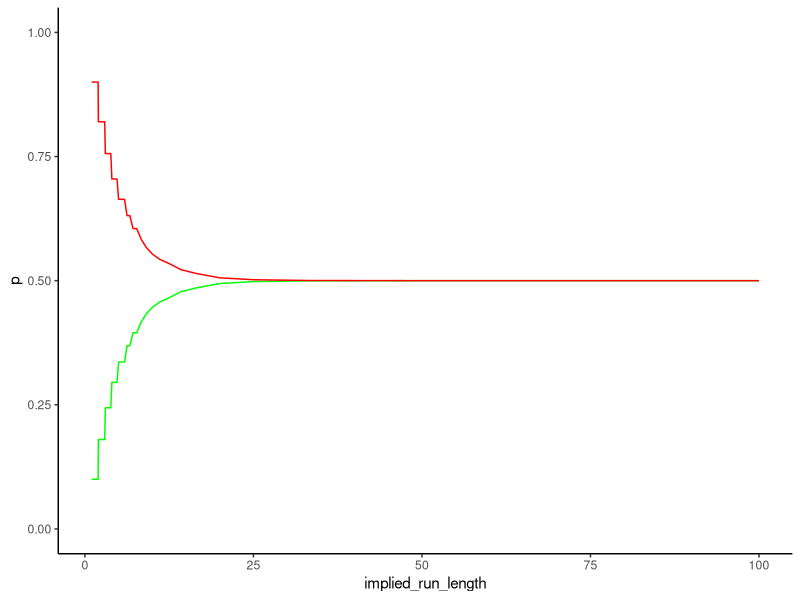
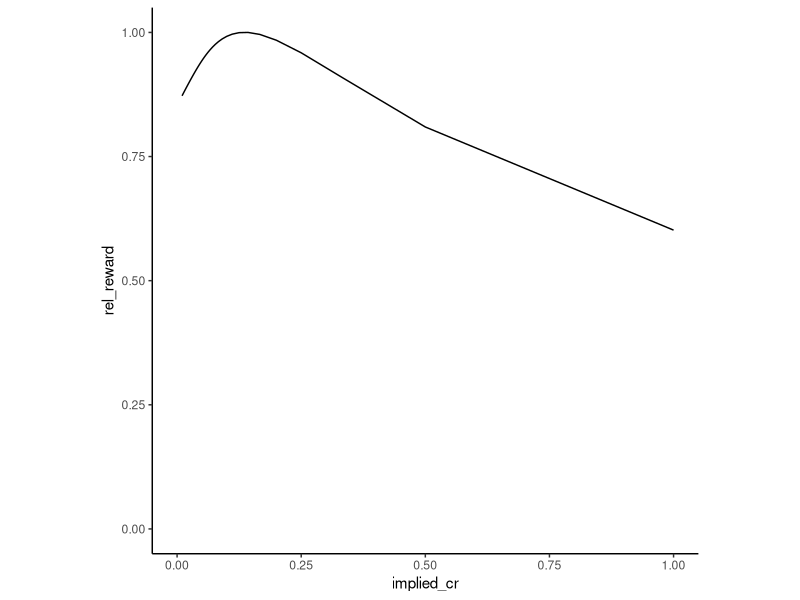
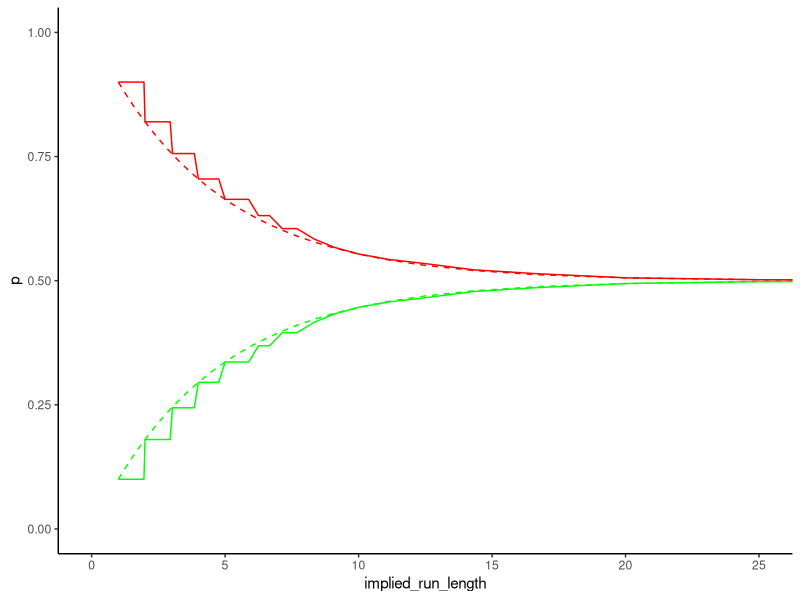
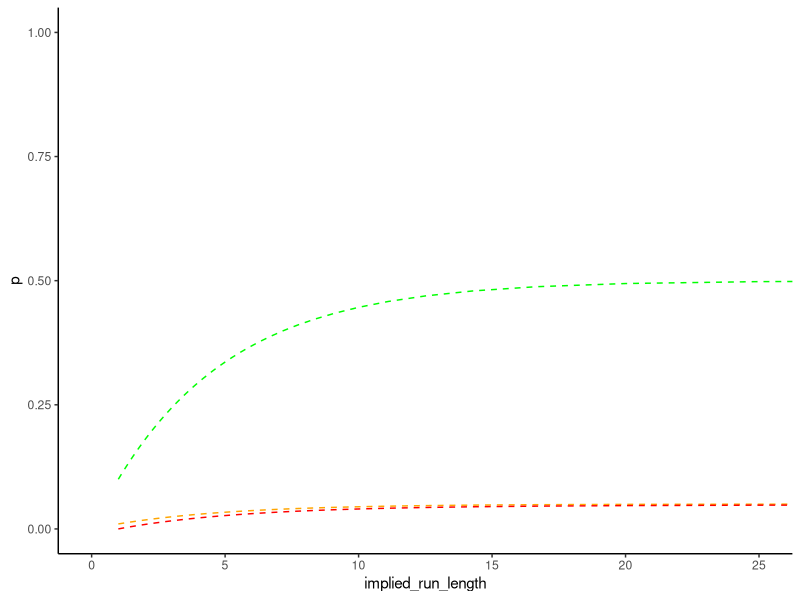
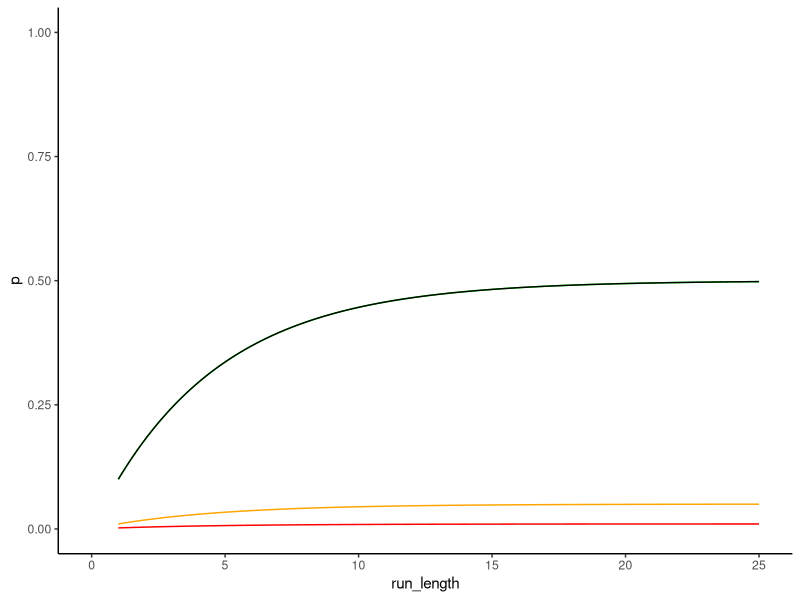

The R script that drew these images, in order:
## ---- chunk 1
library(tidyverse)
library(rio)
library(expm)
options(scipen = 99)
## ---- chunk 2
state_after_n_trans <- function(p_A2B, 
                                p_B2A,
                                p_initial_A = 0, 
                                p_initial_B = 1,
                                n) {
  
  p_initial_B <- 1- p_initial_A
  p_A2A <- 1-p_A2B
  p_B2B <- 1-p_B2A
  
  #really nice set of videos: https://www.youtube.com/watch?v=IYaOMor9qvE
  #initial state matrix: p(inital state being on), p(inital state being off)
  initial_state <- matrix(c(p_initial_A, p_initial_B), nrow = 1)
  
  
  
  #transition matrix: upper left: p(remaining in on state), upper right: p(from on to off)
  #                   lower left: p(remaining off to on), lower right: p(remaining in off state)
  transition <- matrix(c(p_A2A, p_A2B,
                         p_B2A, p_B2B), nrow = 2, byrow = TRUE)
  
  
  initial_state %*% (transition %^% n) %>% 
    as.data.frame() %>%
    rename(p_state_A = V1, p_state_B = V2) %>%
    return()
  
}
## ---- chunk 3
states <- data.frame(cr = seq(0.01, 1, by = 0.01)) %>%
  rowwise() %>%
  mutate(implied_run_length = 1/cr,
         p_state_A = state_after_n_trans(p_A2B = 0.1,
                                         p_B2A = 0.1, 
                                         p_initial_A = 0,
                                         n = implied_run_length)$p_state_A,
         p_state_B = state_after_n_trans(p_A2B = 0.1,
                                         p_B2A = 0.1, 
                                         p_initial_A = 0, 
                                         n = implied_run_length)$p_state_B)






ggplot(states, aes(x = implied_run_length))+
  geom_line(aes(y = p_state_A), color = "green")+
  geom_line(aes(y = p_state_B), color = "red")+
  labs(y = "p")+
  coord_cartesian(ylim = c(0,1))+
  theme_classic()

## ---- chunk 4

states_int <- data.frame(run_length= seq(1, 100, 1)) %>%
  rowwise() %>%
  mutate(implied_cr = 1/run_length,
         trial = list(1:run_length),
         p_go_on = 0.1,
         p_go_off = 0.1,
         Win_A = 1,
         Loss_B = 10,
         RT_nc = 0.6,
         RT_c = 1.7,
         ITI = 0.2) %>%
  unnest(trial) %>%
  rowwise() %>%
  mutate(p_state_A = state_after_n_trans(p_A2B = p_go_on,
                                         p_B2A = p_go_off, 
                                         p_initial_A = 0, 
                                         n = trial)$p_state_A,
         p_state_B = state_after_n_trans(p_A2B = p_go_on,
                                         p_B2A = p_go_off, 
                                         p_initial_A = 0, 
                                         n = trial)$p_state_B) %>%
  group_by(run_length) %>%
  mutate(p_missed = lead(p_state_A * p_go_off),
         p_missed = ifelse(is.na(p_missed), 0, p_missed),
         Win_A_cum = cumsum(Win_A),
         Loss_B_cum = cumsum(Loss_B*p_missed),
         RT_cum = cumsum(RT_nc))
  


states_final <- states_int %>%
  group_by(run_length) %>%
  slice(n()) %>%
  mutate(final_time = RT_cum + RT_c - RT_nc,
         Reward_final_per_s = (Win_A_cum - Loss_B_cum)/final_time) %>%
  ungroup() %>%
  mutate(rel_reward = Reward_final_per_s/max(Reward_final_per_s))


ggplot(states_final, aes(x = implied_cr, y = rel_reward))+
  geom_line()+
  theme_classic()+
  coord_fixed(xlim = c(0, 1), ylim = c(0, 1))

## ---- chunk 5

state_after_n_trans_cont <- function(p_A2B, 
                          p_B2A, 
                          p_initial_A = 0, 
                          n) {
  
  p_initial_B <- 1- p_initial_A
  p_A2A <- 1-p_A2B
  p_B2B <- 1-p_B2A
  
  #transition matrix: upper left: p(remaining in on state), upper right: p(from on to off)
  #                   lower left: p(remaining off to on), lower right: p(remaining in off state)
  P <- matrix(c(p_A2A, p_A2B,
                p_B2A, p_B2B), nrow = 2, byrow = TRUE)
  
  #decompose into V, Lambda and V-1
  decomp <- eigen(P)
  V <- decomp$vectors
  L <- diag(decomp$values) # The eigenvalues are 1 and (1 - p_A2B - p_B2A)
  V_inv <- solve(V)
  
  # exponentiate the Eigenvalues
  # We only raise the diagonal elements to the power of n
  L_n <- L^n
  
  # calculate the updated "transition matrix"
  P_n <- V %*% L_n %*% V_inv
  
  #same math as before
  initial_state <- matrix(c(p_initial_A, p_initial_B), nrow = 1)
  
  initial_state %*% P_n %>% 
    as.data.frame() %>%
    rename(p_state_A = V1, p_state_B = V2) %>%
    return()
  
}


states <- data.frame(cr = seq(0.01, 1, by = 0.01)) %>%
  mutate(implied_run_length = 1/cr,
         p_A2B = 0.1, 
         p_B2A = 0.1,
         p_initial_A = 0) %>%
  rowwise() %>%
  mutate(p_state_A = state_after_n_trans(p_A2B = p_A2B,
                                         p_B2A = p_B2A,
                                         p_initial_A = p_initial_A, 
                                         n = implied_run_length)$p_state_A,
         p_state_B = state_after_n_trans(p_A2B = p_A2B,
                                         p_B2A = p_B2A,
                                         p_initial_A = p_initial_A, 
                                         n = implied_run_length)$p_state_B,
         
         p_state_A_cont = state_after_n_trans_cont(p_A2B = p_A2B,
                                                   p_B2A = p_B2A,
                                                   p_initial_A = p_initial_A, 
                                                   n = implied_run_length)$p_state_A,
         p_state_B_cont = state_after_n_trans_cont(p_A2B = p_A2B,
                                                   p_B2A = p_B2A,
                                                   p_initial_A = p_initial_A, 
                                                   n = implied_run_length)$p_state_B)






ggplot(states, aes(x = implied_run_length))+
  geom_line(aes(y = p_state_A), color = "green")+
  geom_line(aes(y = p_state_B), color = "red")+
  geom_line(aes(y = p_state_A_cont), color = "green", linetype = "dashed")+
  geom_line(aes(y = p_state_B_cont), color = "red", linetype = "dashed")+
  labs(y = "p")+
  coord_cartesian(xlim = c(0, 25), ylim = c(0,1))+
  theme_classic()


## ---- chunk 6

states <- states %>%
  mutate(p_turns_off = p_state_A_cont * p_A2B,
         p_missed = p_turns_off * (1-cr))


ggplot(states, aes(x = implied_run_length))+
  geom_line(aes(y = p_state_A_cont), color = "green", linetype = "dashed")+
  geom_line(aes(y = p_turns_off), color = "orange", linetype = "dashed")+
  geom_line(aes(y = p_missed), color = "red", linetype = "dashed")+
  labs(y = "p")+
  coord_cartesian(xlim = c(0, 25), ylim = c(0,1))+
  theme_classic()

## ---- chunk 7

states2 <- data.frame(run_length = seq(1, 25, by = 0.01)) %>%
  mutate(implied_cr = 1/run_length,
         p_A2B = 0.1, 
         p_B2A = 0.1,
         p_initial_A = 0) %>%
  rowwise() %>%
  mutate(p_state_A = state_after_n_trans(p_A2B = p_A2B,
                                         p_B2A = p_B2A,
                                         p_initial_A = p_initial_A, 
                                         n = run_length)$p_state_A,
         p_state_B = state_after_n_trans(p_A2B = p_A2B,
                                         p_B2A = p_B2A,
                                         p_initial_A = p_initial_A, 
                                         n = run_length)$p_state_B,
         
         p_state_A_cont = state_after_n_trans_cont(p_A2B = p_A2B,
                                                   p_B2A = p_B2A,
                                                   p_initial_A = p_initial_A, 
                                                   n = run_length)$p_state_A,
         p_state_B_cont = state_after_n_trans_cont(p_A2B = p_A2B,
                                                   p_B2A = p_B2A,
                                                   p_initial_A = p_initial_A, 
                                                   n = run_length)$p_state_B)




ggplot(data = states2, aes(x = run_length))+
  geom_line(aes(y = p_state_A_cont), color = "green")+
  geom_line(aes(y = p_state_A_cont * p_A2B), color = "orange")+
  geom_line(aes(y = p_state_A_cont * p_A2B * (1 - 0.8)), color = "red")+
  geom_line(aes(y = p_state_A_cont))+
  labs(y = "p")+
  coord_cartesian(xlim = c(0, 25), ylim = c(0,1))+
  theme_classic()
